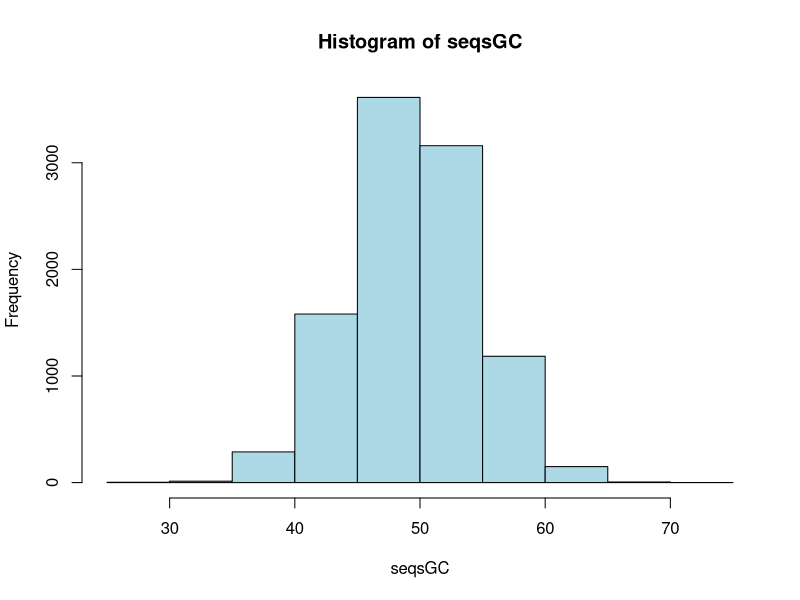

The R script that drew this image:
###################################################
### chunk number 1: 
###################################################
options(width=40)


###################################################
### chunk number 2:  eval=FALSE
###################################################
## source("http://bioconductor.org/biocLite.R")
## biocLite()


###################################################
### chunk number 3:  eval=FALSE
###################################################
## source("http://bioconductor.org/biocLite.R")
## biocLite("PkgName")


###################################################
### chunk number 4:  eval=FALSE
###################################################
## browseVignettes(package = "PkgName")


###################################################
### chunk number 5:  eval=FALSE
###################################################
## browseVignettes()


###################################################
### chunk number 6: 
###################################################
randomSeq <- function(n, prob = rep(0.25, 4), alphabet = c("A", "C", "T", "G")) {
  res <- sample( alphabet, n, replace = TRUE, prob = prob )
  res <- paste(res, collapse="")
  return(res)
}


###################################################
### chunk number 7: 
###################################################
randomSeq(20)


###################################################
### chunk number 8: 
###################################################
calcGC <- function(x) {
  seq <- toupper(strsplit(x, "")[[1]])
  GC <- length(which( seq == "G")) + length(which(seq == "C"))
  return( GC / length(seq) * 100)
}


###################################################
### chunk number 9: 
###################################################
seq <- randomSeq(10)
seq
calcGC(seq)


###################################################
### chunk number 10: 
###################################################
seqs <- lapply( 1:10000, function(x) randomSeq(n=100))
seqsGC <- unlist( lapply( seqs, calcGC) )


###################################################
### chunk number 11: 
###################################################
hist(seqsGC, col = "light blue")


###################################################
### chunk number 12: 
###################################################
ls()


###################################################
### chunk number 13:  eval=FALSE
###################################################
## package.skeleton( name = "GCcalc", list = c("seqs", "seqsGC", "randomSeq", "calcGC"), path = ".", namespace = TRUE)


###################################################
### chunk number 14:  eval=FALSE
###################################################
## biocLite(c("ShortRead", "Rsamtools", "GenomicRanges", "IRanges", "GenomeGraphs", "biomaRt", "GenomicFeatures", "ChIPpeakAnno", "edgeR", "DESeq", "baySeq", "chipseq", "Biostrings", "SRAdb", "DEGseq", "MotIV", "BayesPeak", "ChIPsim"))


###################################################
### chunk number 15: 
###################################################
sessionInfo()


